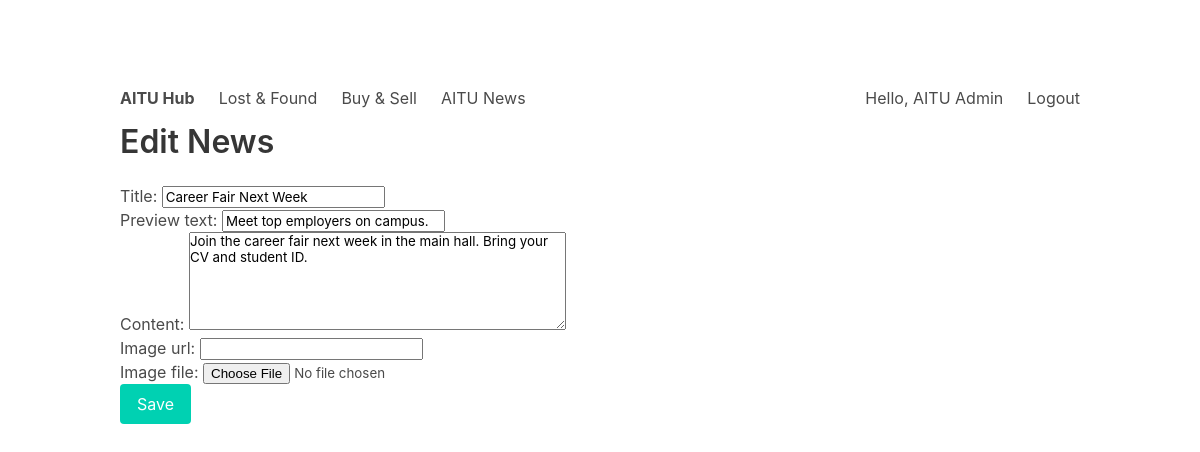
The page /news/2/edit/ (signed in) on the database its author committed.
### accounts/models.py (models this page shows, shortened)
class User(AbstractBaseUser, PermissionsMixin):
    email = models.EmailField(unique=True)
    name = models.CharField(max_length=150)
    telegram_username = models.CharField(max_length=64, blank=True, null=True)
    is_active = models.BooleanField(default=True)
    is_staff = models.BooleanField(default=False)
    date_joined = models.DateTimeField(default=timezone.now)
    objects = UserManager()
    USERNAME_FIELD = 'email'
    REQUIRED_FIELDS = ['name']

### core/models.py (models this page shows, shortened)
class News(models.Model):
    title = models.CharField(max_length=200)
    preview_text = models.CharField(max_length=300)
    content = models.TextField()
    image_url = models.URLField(blank=True)
    created_at = models.DateTimeField(auto_now_add=True)
    created_by = models.ForeignKey(settings.AUTH_USER_MODEL, on_delete=models.CASCADE, related_name='news_items')
    class Meta:
        db_table = 'core_news'
        ordering = ['-created_at']

### core/views.py (the view)
# urls.py: path('news/<int:item_id>/edit/', core_views.news_edit, name='news_edit'),
@user_passes_test(is_staff)
def news_edit(request, item_id):
    item = get_object_or_404(News, id=item_id)
    if request.method == 'POST':
        form = NewsForm(request.POST, request.FILES, instance=item)
        if form.is_valid():
            item = form.save(commit=False)
            image_file = form.cleaned_data.get('image_file')
            if image_file:
                storage = FileSystemStorage()
                filename = storage.save(f'uploads/{uuid.uuid4()}_{image_file.name}', image_file)
                item.image_url = storage.url(filename)
            item.save()
            return redirect('news_detail', item_id=item.id)
        messages.error(request, 'Please fix the errors in the form.')
    else:
        form = NewsForm(instance=item)
    return render(request, 'core/news_form.html', {'form': form, 'title': 'Edit News'})

### core/forms.py
class NewsForm(forms.ModelForm):
    image_url = forms.CharField(required=False)
    image_file = forms.FileField(required=False)
    class Meta:
        model = News
        fields = ['title', 'preview_text', 'content', 'image_url']
        widgets = {
            'title': forms.TextInput(attrs={'placeholder': 'News headline'}),
            'preview_text': forms.TextInput(attrs={'placeholder': 'Short teaser'}),
            'content': forms.Textarea(attrs={'rows': 6, 'placeholder': 'Full news text'}),
            'image_url': forms.URLInput(attrs={'placeholder': 'https://example.com/image.jpg'}),
        }
        help_texts = {
            'image_url': 'Optional. Provide a full URL if available.',
            'image_file': 'Optional. Upload a photo from your device.',
        }

### core/views.py (called while the page is built)
def is_staff(user):
    return user.is_staff

### templates/core/news_form.html (shortened to what this page needs)
﻿{% extends 'base.html' %}
{% block content %}
<h1 class="title">{{ title }}</h1>
<form method="post" enctype="multipart/form-data">
    {{ form.as_p }}
    <button class="button is-primary" type="submit">Save</button>
</form>
{% endblock %}

### templates/base.html (shortened to what this page needs)
﻿<!DOCTYPE html>
<html lang="en">
<head>
    <link rel="stylesheet" href="https://cdn.jsdelivr.net/npm/bulma@0.9.4/css/bulma.min.css">
</head>
<body>
<section class="section">
    <div class="container">
        <nav class="navbar" role="navigation">
            <div class="navbar-brand">
                <a class="navbar-item" href="{% url 'home' %}"><strong>AITU Hub</strong></a>
            </div>
            <div class="navbar-menu">
                <div class="navbar-start">
                    <a class="navbar-item" href="{% url 'lostfound_list' %}">Lost & Found</a>
                    <a class="navbar-item" href="{% url 'product_list' %}">Buy & Sell</a>
                    <a class="navbar-item" href="{% url 'news_list' %}">AITU News</a>
                </div>
                <div class="navbar-end">
                    {% if user.is_authenticated %}
                        <div class="navbar-item">Hello, {{ user.name }}</div>
                        <a class="navbar-item" href="{% url 'logout' %}">Logout</a>
                    {% else %}
                        <a class="navbar-item" href="{% url 'login' %}">Login</a>
                        <a class="navbar-item" href="{% url 'register' %}">Register</a>
                    {% endif %}
                </div>
            </div>
        </nav>
        {% block content %}{% endblock %}
    </div>
</section>
</body>
</html>

### rows shown on the page
User: name "AITU Admin"
News: title "Career Fair Next Week", preview_text "Meet top employers on campus.", content "Join the career fair next week in the main hall. Bring your CV and student ID."

### other values the page prints
{{ title }} "Edit News"
